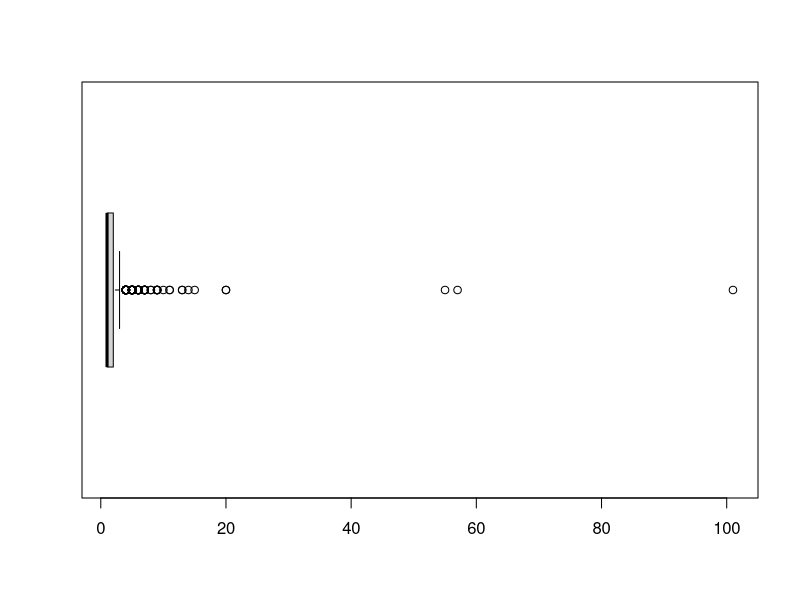

Here is the R script that generated this plot:
#1
df <- read.csv('taskdataset.csv')
str(df)
boxplot(df$behavNumVisits, horizontal = TRUE)

#2
pos_max <- which.max(df$city)
n <- df$city
e <- n[pos_max]
print(n[pos_max])

#3
print(mean(df$behavNumVisits) - median(df$behavNumVisits))

#4
answer <- c()
for (i in df$behavNumVisits)
{
if (i<5)
{
  answer <- append(answer,i) 
}
}
print(mean(answer) - median(answer))

